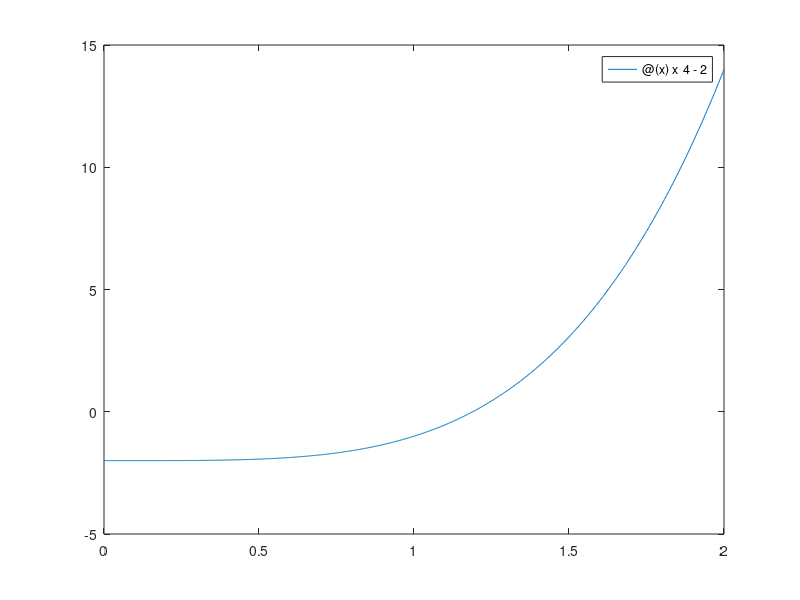

MATLAB code for this plot:
clear all;
close all;
% input 
f = @(x) x^4-2;

fplot(f,[0,2])

a = 0.8;
b= 1.2;
p =8;
N = ceil(((-log2((1/2*10^-p)/(b-a)))+log2(1)/log2(2))-1);
% Method
for i = 1:N
    c = (b+a)/2;
    if f(a)*f(c) < 0
        b=c;
    else
        a=c;
    end
end
c = (b+a)/2;

fprintf(['Algorithm converged after %d ' ...
    'iterations, and the root is %.4f. ' ...
    '\n f(root) = %.8f\n'] ,N,c,f(c))
